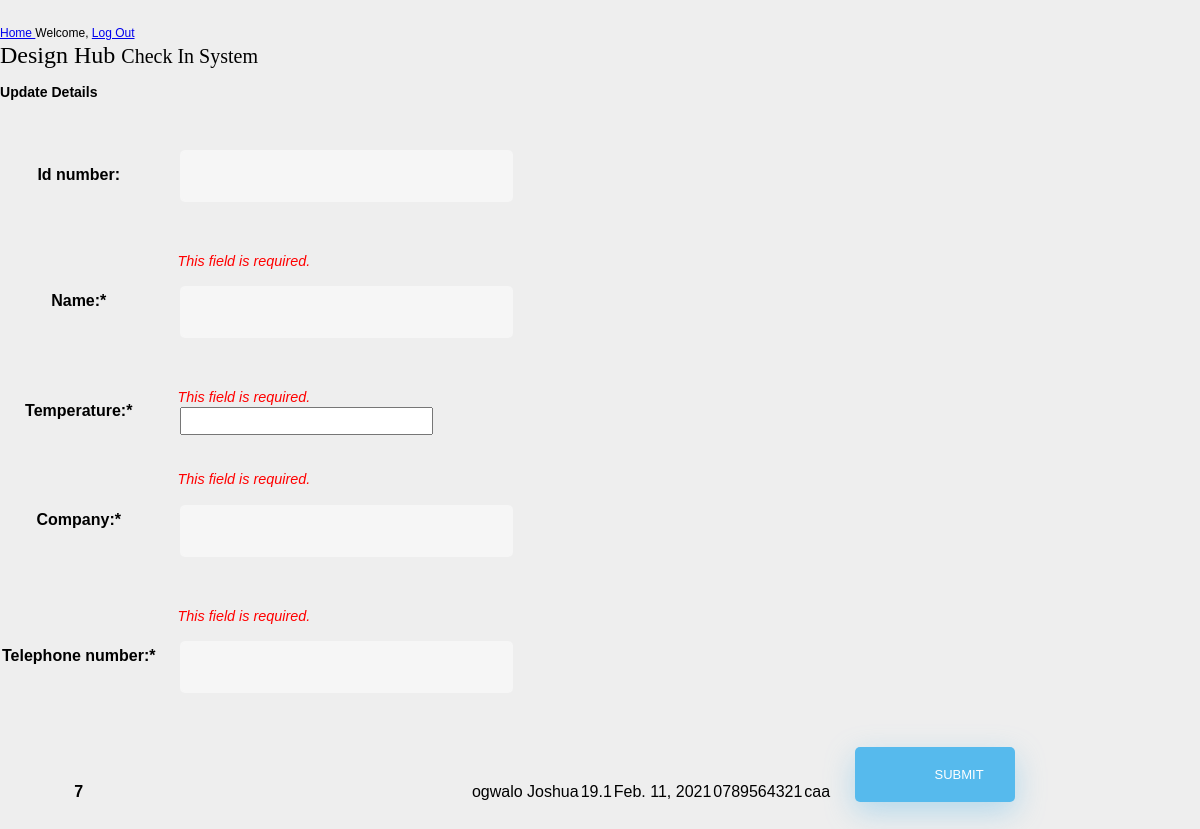
Screenshot of /update/7 with the database file from the repository.
### design_hub_app/models.py (models this page shows, shortened)
class Guest(models.Model):
    id_number = models.CharField(max_length=12, blank=True)
    name = models.CharField(max_length=55)
    temperature = models.DecimalField(max_digits=3,decimal_places=1)
    company = models.CharField(max_length=95)
    telephone_number = models.CharField(max_length=15)
    date = models.DateField(auto_now_add=True)

### design_hub_app/views.py (the view)
# urls.py: path('update/<int:id>', views.update),
def update(request, id):
    guest = Guest.objects.get(id=id)
    form = GuestForm(request.POST, instance = guest)
    if form.is_valid():
        form.save()
        return redirect("/home")
    return render(request, 'design_hub_app/edit.html', {'guest': guest, 'form': form})

### design_hub_app/models.py
class GuestForm(ModelForm):
    required_css_class = 'required'
    class Meta:
        model = Guest
        exclude = ['id']

### design_hub_app/templates/design_hub_app/edit.html (shortened to what this page needs)
<!DOCTYPE html>
<html lang="en">
<head>
    {% load static %}
    <link rel="stylesheet" href="{% static 'css/style.css' %}"/>
</head>
<body class="mx-n3">
  <nav class="d-flex justify-content-end align-items-center flex-row flex-nowrap">
      <span class="mr-auto pl-5 lead">
          <a class="" href="{% url 'homepage' %}">Home </a></span>
      <span class="pr-3"> Welcome, {{ user.username }}</span>
      <span class="py-3 mr-3">
          <a class="nav-link border rounded" href="{% url 'logout' %}">Log Out
          </a>
      </span>
  </nav>
  <main class="mb-5 mx-3">
      <h1 class="text-bold jumbotron mx-n2">
          Design Hub
          <small class="lead">Check In System</small>
      </h1>
      {% if submitted %}
      <section class="px-3 py-4">
          <p class="success lead">
              submitted
          </p>
      </section>
      {% else %}
      <section class="mx-3 pl-4">
          <h3 class="py-3">Update Details </h3>
          <form action="/update/{{guest.id}}" method="POST" class="post">
              <table class="">
                  {{ form.as_table }}
                  <tr>
                      <th class="px-n2">{{ guest.id }}</th>
                        <th>{{ guest.id_number }}</th>
                        <td>{{ guest.name }}</td>
                        <td>{{ guest.temperature }}</td>
                        <td>{{ guest.date }}</td>
                        <td>{{ guest.telephone_number }}</td>
                        <td>{{ guest.company }}</td>
                      <td><input type="submit" class="mt-2 btn bg-primary text-white" value="Submit"></td>
                  </tr>
              </table>
          </form>
      </section>
      {% endif %}
  </main>
</body>
</html>

### design_hub_app/static/css/style.css (style rules this page uses)
body { font:12px/1.4 Verdana,Arial; background:#eee; height:100%; margin:25px 0; padding:0 }
h1 { font:24px Georgia,Verdana; margin:0 }
ul { margin:0; padding-left:20px }
tbody>tr>* { margin: .78rem .5rem !important; padding: 1rem 0rem !important; }
label { font-weight: 600; }
input:not([submit]) { margin-left: 1.4rem !important; padding: 0.3rem; width: 240px; }
input[type=submit] { width: 45%; }
.required label:after { content: "*"; }
.errorlist { list-style-type: none; font-style: italic; font-size: 0.9rem; color: red; }
input[type=button], input[type=submit], input[type=reset] { background-color: #56baed; border: none; color: white; padding: 20px 80px; text-align: center; text-decoration: none; display: inline-block; text-transform: uppercase; font-size: 13px; -webkit-box-shadow: 0 10px 30px 0 rgba(95, 186, 233, 0.4); box-shadow: 0 10px 30px 0 rgba(95, 186, 233, 0.4); -webkit-border-radius: 5px 5px 5px 5px; border-radius: 5px 5px 5px 5px; margin: 5px 20px 40px 20px; -webkit-transition: all 0.3s ease-in-out; -moz-transition: all 0.3s ease-in-out; -ms-transition: all 0.3s ease-in-out; -o-transition: all 0.3s ease-in-out; transition: all 0.3s ease-in-out; }
input[type=text], input[type=password] { background-color: #f6f6f6; border: none; color: #0d0d0d; padding: 15px 32px; text-align: center; text-decoration: none; display: inline-block; font-size: 16px; margin: 15px; width: 85%; border: 2px solid #f6f6f6; -webkit-transition: all 0.5s ease-in-out; -moz-transition: all 0.5s ease-in-out; -ms-transition: all 0.5s ease-in-out; -o-transition: all 0.5s ease-in-out; transition: all 0.5s ease-in-out; -webkit-border-radius: 5px 5px 5px 5px; border-radius: 5px 5px 5px 5px; }
input[type=text]:placeholder, input[type=password]:placeholder { color: #cccccc; }

### rows the page displays
Guest: id "7", name "ogwalo Joshua", temperature "19.1", date "Feb. 11, 2021", telephone_number "0789564321", company "caa"
